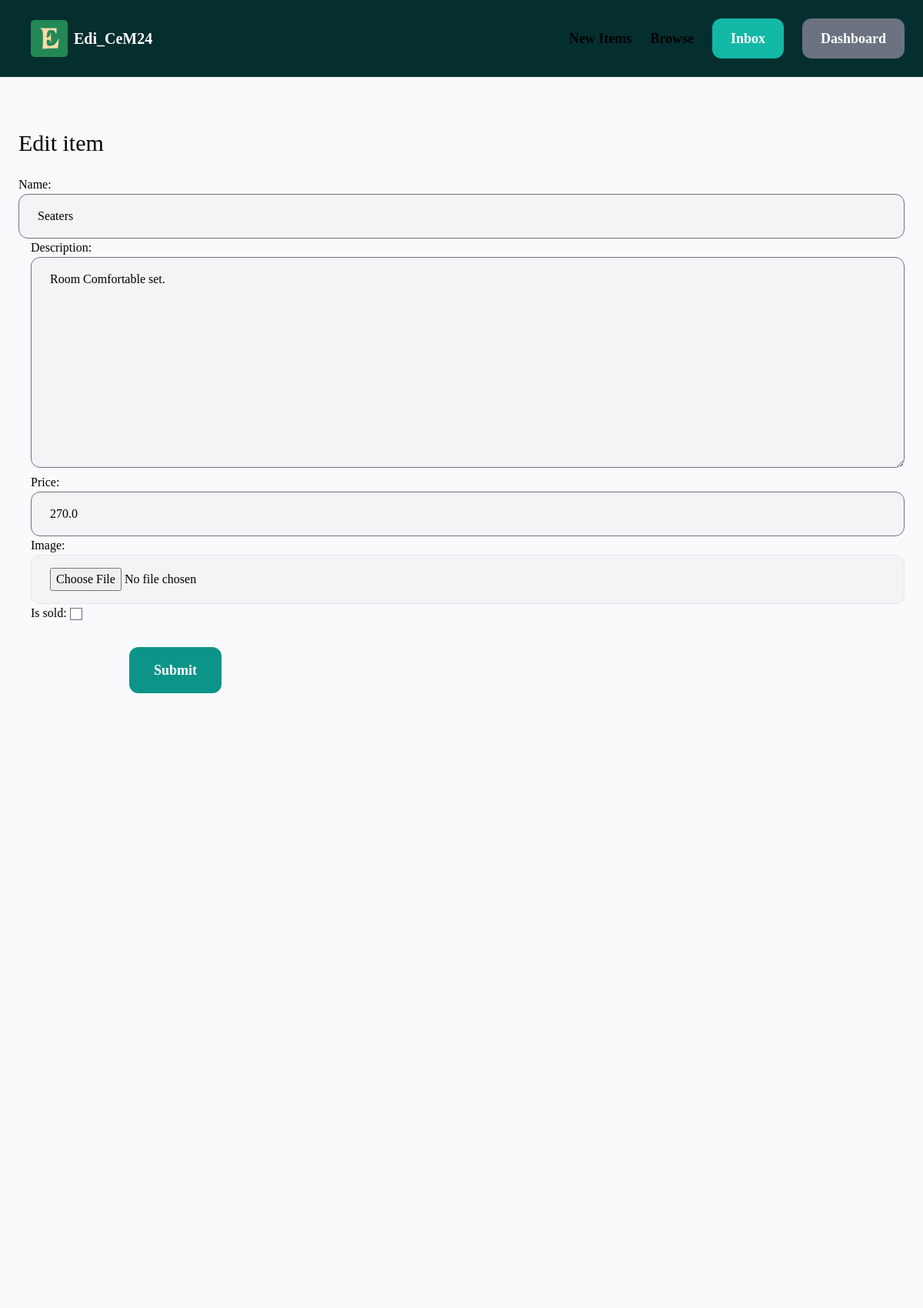
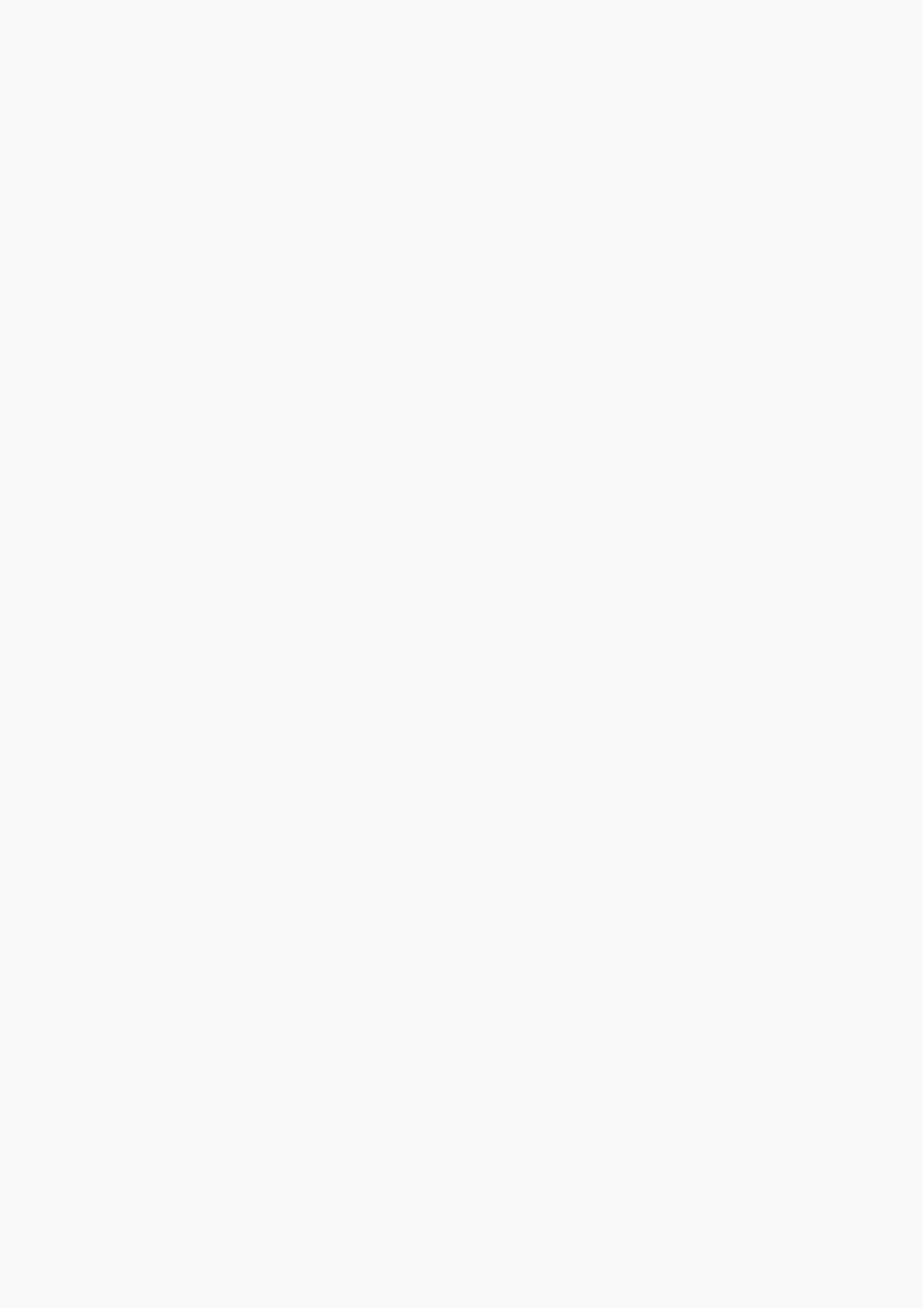
Page /item/1/edit/ (signed in, upper part) on the committed database (2 pictures, top to bottom).
### item/models.py (models this page shows, shortened)
class Item(models.Model):
    category = models.ForeignKey(Category, related_name='item', on_delete=models.CASCADE)
    name =  models.CharField(max_length=255)
    description = models.TextField(blank=True, null=True)
    price = models.FloatField()
    image = models.ImageField(upload_to='store', blank=True, null=True)
    is_sold = models.BooleanField(default=False)
    created_by = models.ForeignKey(User, related_name='item', on_delete=models.CASCADE)
    created_at = models.DateTimeField(auto_now_add=True)

### item/views.py (the view)
# urls.py: path('<int:pk>/edit/', views.edit, name='edit'),
@login_required
def edit(request, pk):
    item = get_object_or_404(Item, pk=pk, created_by=request.user)
    if request.method == 'POST':
        form = EditItemForm(request.POST, request.FILES, instance=item)    # we passed in the parameters in order to allow users to upload files on request(request.POST, request.FILES).
        if form.is_valid():
            form.save()
            return redirect('item:detail', pk=item.id)
    else:
       form = EditItemForm(instance=item)
    return render(request, 'item/form.html', {
        "form": form,
        "title": 'Edit item',
    })

### item/forms.py
class EditItemForm(forms.ModelForm):
    class Meta:
        model = Item
        fields = ('name', 'description', 'price', 'image', 'is_sold')
        widgets= {
            'name': forms.TextInput(attrs={
                'class': INPUT_CLASSES
            }),
            'description': forms.Textarea(attrs={
                'class': INPUT_CLASSES
            }),
            'price': forms.TextInput(attrs={
                'class': INPUT_CLASSES
            }),
            'image': forms.FileInput(attrs={
                'class': INPUT_CLASSES
            }),
        }

### item/templates/item/form.html (shortened to what this page needs)
{% extends 'base.html' %}
{% load static %}
{% block content %}
  <h1 class="mt-36 mb-6 text-3xl">{{ title }}</h1>
  <form action="." method="POST" enctype="multipart/form-data">
      <div class="space-x-4">
        {{ form.as_p }}
      </div>
      <button type="submit" class="mt-8 py-4 px-8 text-lg text-center justify-center bg-teal-600 hover:bg-teal-950 rounded-xl font-semibold ml-36 text-white">Submit</button>
  </form>
{% endblock content %}

### rows in the picture
Item: name "Seaters", description "Room Comfortable set.", price "270.0"

### other values in the picture
{{ title }} "Edit item"
